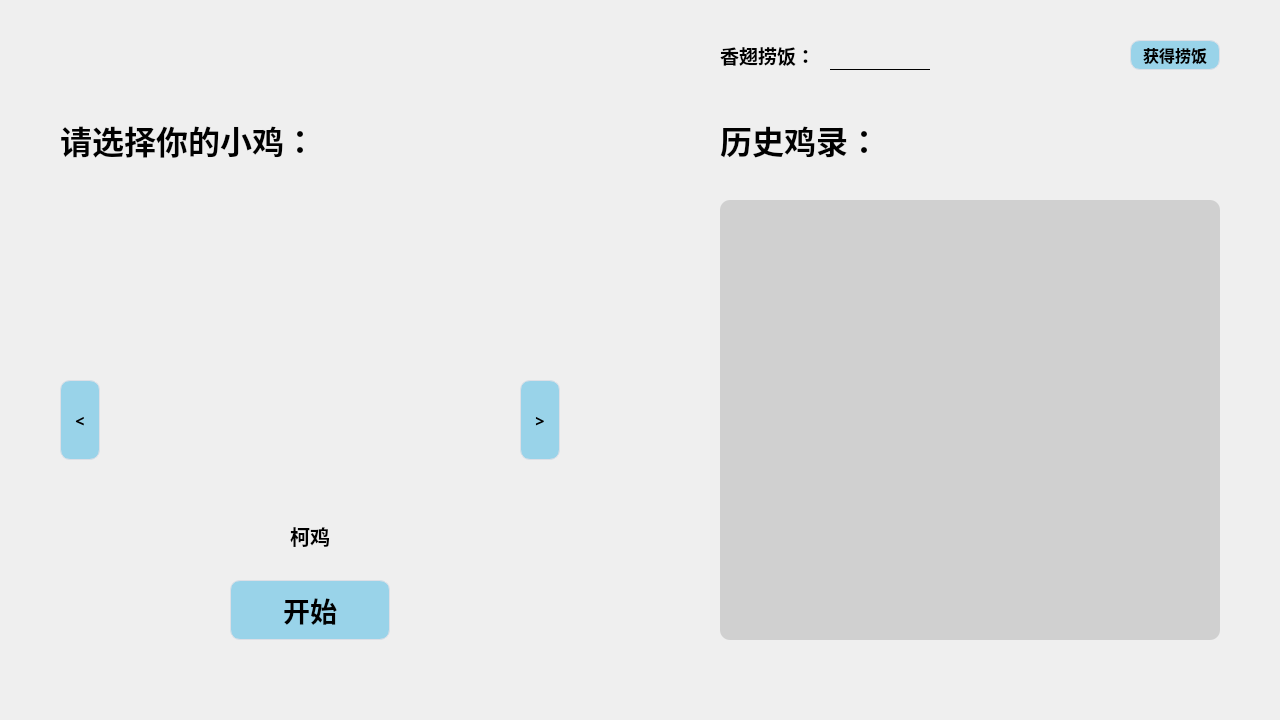
<?xml version="1.0" encoding="UTF-8"?>
<ui version="4.0">
 <class>StartWindow</class>
 <widget class="QMainWindow" name="StartWindow">
  <property name="geometry">
   <rect>
    <x>0</x>
    <y>0</y>
    <width>1280</width>
    <height>720</height>
   </rect>
  </property>
  <property name="windowTitle">
   <string>StartWindow</string>
  </property>
  <widget class="QWidget" name="centralwidget">
   <widget class="QPushButton" name="BtnLeft">
    <property name="geometry">
     <rect>
      <x>60</x>
      <y>380</y>
      <width>40</width>
      <height>80</height>
     </rect>
    </property>
    <property name="font">
     <font>
      <family>微软雅黑</family>
      <pointsize>12</pointsize>
      <bold>true</bold>
     </font>
    </property>
    <property name="focusPolicy">
     <enum>Qt::NoFocus</enum>
    </property>
    <property name="styleSheet">
     <string notr="true">QPushButton {
    background-color: #99D3E9;
    border: 1px solid #dcdfe6;
    padding: 10px;
    border-radius: 10px;
}

QPushButton:hover {
    background-color: #9094EB;
    color: #ffffff;
}

QPushButton:pressed, QPushButton:checked {
    border: 1px solid #3a8ee6;
    color: #ffffff;
}</string>
    </property>
    <property name="text">
     <string>&lt;</string>
    </property>
   </widget>
   <widget class="QPushButton" name="BtnRight">
    <property name="geometry">
     <rect>
      <x>520</x>
      <y>380</y>
      <width>40</width>
      <height>80</height>
     </rect>
    </property>
    <property name="font">
     <font>
      <family>微软雅黑</family>
      <pointsize>12</pointsize>
      <bold>true</bold>
     </font>
    </property>
    <property name="focusPolicy">
     <enum>Qt::NoFocus</enum>
    </property>
    <property name="styleSheet">
     <string notr="true">QPushButton {
    background-color: #99D3E9;
    border: 1px solid #dcdfe6;
    padding: 10px;
    border-radius: 10px;
}

QPushButton:hover {
    background-color: #9094EB;
    color: #ffffff;
}

QPushButton:pressed, QPushButton:checked {
    border: 1px solid #3a8ee6;
    color: #ffffff;
}</string>
    </property>
    <property name="text">
     <string>&gt;</string>
    </property>
   </widget>
   <widget class="QPushButton" name="BtnStart">
    <property name="geometry">
     <rect>
      <x>230</x>
      <y>580</y>
      <width>160</width>
      <height>60</height>
     </rect>
    </property>
    <property name="font">
     <font>
      <family>微软雅黑</family>
      <pointsize>20</pointsize>
      <bold>true</bold>
     </font>
    </property>
    <property name="mouseTracking">
     <bool>true</bool>
    </property>
    <property name="focusPolicy">
     <enum>Qt::NoFocus</enum>
    </property>
    <property name="styleSheet">
     <string notr="true">QPushButton {
    background-color: #99D3E9;
    border: 1px solid #dcdfe6;
    padding: 10px;
    border-radius: 10px;
}

QPushButton:hover {
    background-color: #9094EB;
    color: #ffffff;
}

QPushButton:pressed, QPushButton:checked {
    border: 1px solid #3a8ee6;
    color: #ffffff;
}</string>
    </property>
    <property name="text">
     <string>开始</string>
    </property>
    <property name="checkable">
     <bool>false</bool>
    </property>
    <property name="autoExclusive">
     <bool>false</bool>
    </property>
   </widget>
   <widget class="QTextEdit" name="History">
    <property name="geometry">
     <rect>
      <x>720</x>
      <y>200</y>
      <width>500</width>
      <height>440</height>
     </rect>
    </property>
    <property name="font">
     <font>
      <family>Ubuntu Mono derivative Powerline</family>
      <pointsize>14</pointsize>
      <bold>true</bold>
     </font>
    </property>
    <property name="focusPolicy">
     <enum>Qt::NoFocus</enum>
    </property>
    <property name="styleSheet">
     <string notr="true">background-color: rgba(161, 161, 161, 100);
border-radius: 10px;
border-width: 0;
border-style: outset;
padding-top: 10px;</string>
    </property>
    <property name="readOnly">
     <bool>true</bool>
    </property>
   </widget>
   <widget class="QStackedWidget" name="stackedWidget">
    <property name="geometry">
     <rect>
      <x>140</x>
      <y>200</y>
      <width>340</width>
      <height>360</height>
     </rect>
    </property>
    <property name="layoutDirection">
     <enum>Qt::LeftToRight</enum>
    </property>
    <property name="styleSheet">
     <string notr="true"/>
    </property>
    <property name="currentIndex">
     <number>6</number>
    </property>
    <widget class="QWidget" name="page">
     <layout class="QGridLayout" name="gridLayout">
      <item row="0" column="0">
       <widget class="QLabel" name="label">
        <property name="minimumSize">
         <size>
          <width>0</width>
          <height>0</height>
         </size>
        </property>
        <property name="styleSheet">
         <string notr="true">border-image: url(:/res/1.png);</string>
        </property>
        <property name="text">
         <string/>
        </property>
       </widget>
      </item>
      <item row="1" column="0">
       <widget class="QLabel" name="label_2">
        <property name="maximumSize">
         <size>
          <width>16777215</width>
          <height>30</height>
         </size>
        </property>
        <property name="font">
         <font>
          <family>微软雅黑</family>
          <pointsize>15</pointsize>
          <bold>true</bold>
         </font>
        </property>
        <property name="text">
         <string>小黑鸡</string>
        </property>
        <property name="alignment">
         <set>Qt::AlignCenter</set>
        </property>
       </widget>
      </item>
     </layout>
    </widget>
    <widget class="QWidget" name="page_2">
     <layout class="QGridLayout" name="gridLayout_2">
      <item row="0" column="0">
       <widget class="QLabel" name="label_4">
        <property name="minimumSize">
         <size>
          <width>0</width>
          <height>0</height>
         </size>
        </property>
        <property name="styleSheet">
         <string notr="true">border-image: url(:/res/2.png);</string>
        </property>
        <property name="text">
         <string/>
        </property>
       </widget>
      </item>
      <item row="1" column="0">
       <widget class="QLabel" name="label_3">
        <property name="maximumSize">
         <size>
          <width>16777215</width>
          <height>30</height>
         </size>
        </property>
        <property name="font">
         <font>
          <family>微软雅黑</family>
          <pointsize>15</pointsize>
          <bold>true</bold>
         </font>
        </property>
        <property name="text">
         <string>奥特鸡</string>
        </property>
        <property name="alignment">
         <set>Qt::AlignCenter</set>
        </property>
       </widget>
      </item>
     </layout>
    </widget>
    <widget class="QWidget" name="page_3">
     <layout class="QGridLayout" name="gridLayout_3">
      <item row="0" column="0">
       <widget class="QLabel" name="label_6">
        <property name="minimumSize">
         <size>
          <width>0</width>
          <height>0</height>
         </size>
        </property>
        <property name="styleSheet">
         <string notr="true">border-image: url(:/res/3.png);</string>
        </property>
        <property name="text">
         <string/>
        </property>
       </widget>
      </item>
      <item row="1" column="0">
       <widget class="QLabel" name="label_5">
        <property name="maximumSize">
         <size>
          <width>16777215</width>
          <height>30</height>
         </size>
        </property>
        <property name="font">
         <font>
          <family>微软雅黑</family>
          <pointsize>15</pointsize>
          <bold>true</bold>
         </font>
        </property>
        <property name="text">
         <string>鸡卡巴卡</string>
        </property>
        <property name="alignment">
         <set>Qt::AlignCenter</set>
        </property>
       </widget>
      </item>
     </layout>
    </widget>
    <widget class="QWidget" name="page_4">
     <layout class="QGridLayout" name="gridLayout_4">
      <item row="0" column="0">
       <widget class="QLabel" name="label_8">
        <property name="minimumSize">
         <size>
          <width>0</width>
          <height>0</height>
         </size>
        </property>
        <property name="styleSheet">
         <string notr="true">border-image: url(:/res/4.png);</string>
        </property>
        <property name="text">
         <string/>
        </property>
       </widget>
      </item>
      <item row="1" column="0">
       <widget class="QLabel" name="label_7">
        <property name="maximumSize">
         <size>
          <width>16777215</width>
          <height>30</height>
         </size>
        </property>
        <property name="font">
         <font>
          <family>微软雅黑</family>
          <pointsize>15</pointsize>
          <bold>true</bold>
         </font>
        </property>
        <property name="text">
         <string>电玩小鸡</string>
        </property>
        <property name="alignment">
         <set>Qt::AlignCenter</set>
        </property>
       </widget>
      </item>
     </layout>
    </widget>
    <widget class="QWidget" name="page_5">
     <layout class="QGridLayout" name="gridLayout_5">
      <item row="0" column="0">
       <widget class="QLabel" name="label_11">
        <property name="minimumSize">
         <size>
          <width>0</width>
          <height>0</height>
         </size>
        </property>
        <property name="styleSheet">
         <string notr="true">border-image: url(:/res/5.png);</string>
        </property>
        <property name="text">
         <string/>
        </property>
       </widget>
      </item>
      <item row="1" column="0">
       <widget class="QLabel" name="label_12">
        <property name="maximumSize">
         <size>
          <width>16777215</width>
          <height>30</height>
         </size>
        </property>
        <property name="font">
         <font>
          <family>微软雅黑</family>
          <pointsize>15</pointsize>
          <bold>true</bold>
         </font>
        </property>
        <property name="text">
         <string>懒鸡鸡</string>
        </property>
        <property name="alignment">
         <set>Qt::AlignCenter</set>
        </property>
       </widget>
      </item>
     </layout>
    </widget>
    <widget class="QWidget" name="page_6">
     <layout class="QGridLayout" name="gridLayout_6">
      <item row="0" column="0">
       <widget class="QLabel" name="label_14">
        <property name="minimumSize">
         <size>
          <width>0</width>
          <height>0</height>
         </size>
        </property>
        <property name="styleSheet">
         <string notr="true">border-image: url(:/res/6.png);</string>
        </property>
        <property name="text">
         <string/>
        </property>
       </widget>
      </item>
      <item row="1" column="0">
       <widget class="QLabel" name="label_13">
        <property name="maximumSize">
         <size>
          <width>16777215</width>
          <height>30</height>
         </size>
        </property>
        <property name="font">
         <font>
          <family>微软雅黑</family>
          <pointsize>15</pointsize>
          <bold>true</bold>
         </font>
        </property>
        <property name="text">
         <string>鸡国队长</string>
        </property>
        <property name="alignment">
         <set>Qt::AlignCenter</set>
        </property>
       </widget>
      </item>
     </layout>
    </widget>
    <widget class="QWidget" name="page_7">
     <layout class="QGridLayout" name="gridLayout_7">
      <item row="0" column="0">
       <widget class="QLabel" name="label_16">
        <property name="minimumSize">
         <size>
          <width>0</width>
          <height>0</height>
         </size>
        </property>
        <property name="styleSheet">
         <string notr="true">border-image: url(:/res/7.png);</string>
        </property>
        <property name="text">
         <string/>
        </property>
       </widget>
      </item>
      <item row="1" column="0">
       <widget class="QLabel" name="label_15">
        <property name="maximumSize">
         <size>
          <width>16777215</width>
          <height>30</height>
         </size>
        </property>
        <property name="font">
         <font>
          <family>微软雅黑</family>
          <pointsize>15</pointsize>
          <bold>true</bold>
         </font>
        </property>
        <property name="text">
         <string>柯鸡</string>
        </property>
        <property name="alignment">
         <set>Qt::AlignCenter</set>
        </property>
       </widget>
      </item>
     </layout>
    </widget>
    <widget class="QWidget" name="page_8">
     <layout class="QGridLayout" name="gridLayout_8">
      <item row="0" column="0">
       <widget class="QLabel" name="label_18">
        <property name="minimumSize">
         <size>
          <width>0</width>
          <height>0</height>
         </size>
        </property>
        <property name="styleSheet">
         <string notr="true">border-image: url(:/res/8.png);</string>
        </property>
        <property name="text">
         <string/>
        </property>
       </widget>
      </item>
      <item row="1" column="0">
       <widget class="QLabel" name="label_17">
        <property name="maximumSize">
         <size>
          <width>16777215</width>
          <height>30</height>
         </size>
        </property>
        <property name="font">
         <font>
          <family>微软雅黑</family>
          <pointsize>15</pointsize>
          <bold>true</bold>
         </font>
        </property>
        <property name="styleSheet">
         <string notr="true">color: rgb(255, 0, 0);</string>
        </property>
        <property name="text">
         <string>神秘鸡王———即将上线</string>
        </property>
        <property name="alignment">
         <set>Qt::AlignCenter</set>
        </property>
       </widget>
      </item>
     </layout>
    </widget>
   </widget>
   <widget class="QLabel" name="label_10">
    <property name="geometry">
     <rect>
      <x>720</x>
      <y>100</y>
      <width>500</width>
      <height>80</height>
     </rect>
    </property>
    <property name="font">
     <font>
      <family>微软雅黑</family>
      <pointsize>24</pointsize>
      <bold>true</bold>
     </font>
    </property>
    <property name="text">
     <string>历史鸡录：</string>
    </property>
   </widget>
   <widget class="QLabel" name="label_9">
    <property name="geometry">
     <rect>
      <x>60</x>
      <y>100</y>
      <width>500</width>
      <height>80</height>
     </rect>
    </property>
    <property name="font">
     <font>
      <family>微软雅黑</family>
      <pointsize>24</pointsize>
      <bold>true</bold>
     </font>
    </property>
    <property name="text">
     <string>请选择你的小鸡：</string>
    </property>
   </widget>
   <widget class="QLabel" name="label_19">
    <property name="geometry">
     <rect>
      <x>720</x>
      <y>40</y>
      <width>110</width>
      <height>30</height>
     </rect>
    </property>
    <property name="font">
     <font>
      <family>微软雅黑</family>
      <pointsize>14</pointsize>
      <bold>true</bold>
     </font>
    </property>
    <property name="text">
     <string>香翅捞饭：</string>
    </property>
   </widget>
   <widget class="QLineEdit" name="Energy">
    <property name="geometry">
     <rect>
      <x>830</x>
      <y>40</y>
      <width>100</width>
      <height>30</height>
     </rect>
    </property>
    <property name="font">
     <font>
      <family>微软雅黑</family>
      <pointsize>16</pointsize>
     </font>
    </property>
    <property name="focusPolicy">
     <enum>Qt::NoFocus</enum>
    </property>
    <property name="styleSheet">
     <string notr="true">background-color: transparent;
border-width: 0;
border-bottom-width: 1;
border-style: outset;</string>
    </property>
    <property name="alignment">
     <set>Qt::AlignBottom|Qt::AlignHCenter</set>
    </property>
    <property name="readOnly">
     <bool>true</bool>
    </property>
   </widget>
   <widget class="QPushButton" name="BtnBuy">
    <property name="geometry">
     <rect>
      <x>1130</x>
      <y>40</y>
      <width>90</width>
      <height>30</height>
     </rect>
    </property>
    <property name="font">
     <font>
      <family>微软雅黑</family>
      <pointsize>12</pointsize>
      <bold>true</bold>
     </font>
    </property>
    <property name="focusPolicy">
     <enum>Qt::NoFocus</enum>
    </property>
    <property name="styleSheet">
     <string notr="true">QPushButton {
    background-color: #99D3E9;
    border: 1px solid #dcdfe6;
    
    border-radius: 10px;
}

QPushButton:hover {
    background-color: #9094EB;
    color: #ffffff;
}

QPushButton:pressed, QPushButton:checked {
    border: 1px solid #3a8ee6;
    color: #ffffff;
}</string>
    </property>
    <property name="text">
     <string>获得捞饭</string>
    </property>
   </widget>
  </widget>
  <widget class="QMenuBar" name="menubar">
   <property name="geometry">
    <rect>
     <x>0</x>
     <y>0</y>
     <width>1280</width>
     <height>25</height>
    </rect>
   </property>
  </widget>
 </widget>
 <resources/>
 <connections/>
</ui>
